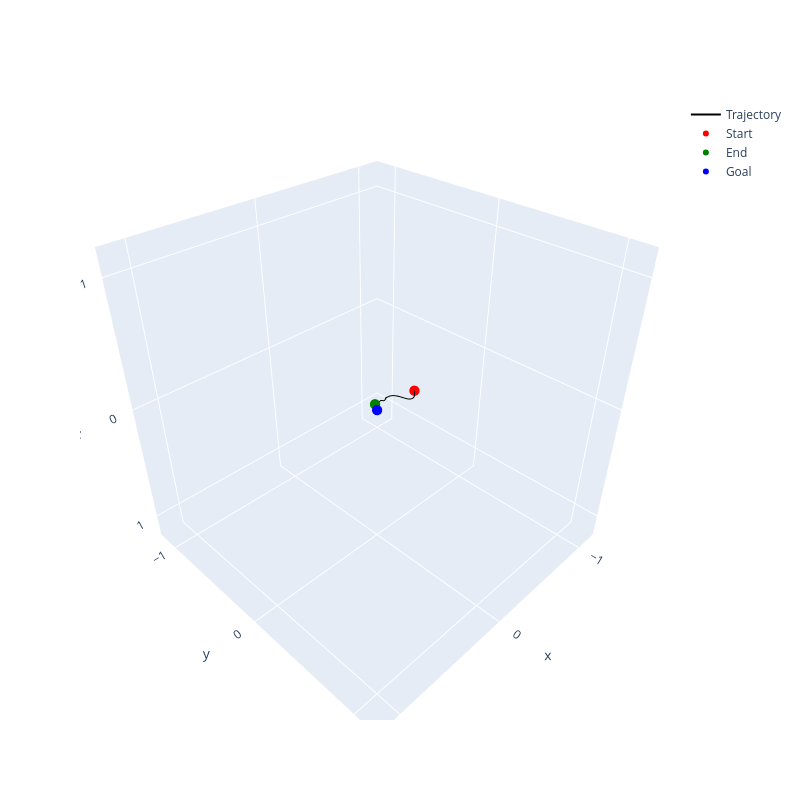

Notebook code for this chart:
### Code cell
# Create figure
fig = go.Figure()

# Trajectory line
fig.add_trace(go.Scatter3d(
    x=states[:, 0],
    y=states[:, 1],
    z=states[:, 2],
    mode='lines',
    line=dict(color='black'),
    name='Trajectory'
))

# Start point
fig.add_trace(go.Scatter3d(
    x=[states[0, 0]],
    y=[states[0, 1]],
    z=[states[0, 2]],
    mode='markers',
    marker=dict(color='red', size=6),
    name='Start'
))

# End point
fig.add_trace(go.Scatter3d(
    x=[states[-1, 0]],
    y=[states[-1, 1]],
    z=[states[-1, 2]],
    mode='markers',
    marker=dict(color='green', size=6),
    name='End'
))

# Goal at origin
fig.add_trace(go.Scatter3d(
    x=[0],
    y=[0],
    z=[0],
    mode='markers',
    marker=dict(color='blue', size=6),
    name='Goal'
))

# Layout
fig.update_layout(
    scene=dict(
        xaxis=dict(title='x', range=[-1.2, 1.2]),
        yaxis=dict(title='y', range=[-1.2, 1.2]),
        zaxis=dict(title='z', range=[1.2, -1.2])  # Inverted Z-axis
    ),
    width=800,
    height=800,
    showlegend=True
)

fig.show()

### Figure 1 — Plotly figure (JSON) as saved in the notebook; plotly's stock layout.template omitted (floating-point values rounded to 4 significant figures; data arrays with more than 128 entries replaced by an {"elided": "..."} marker saying what was removed)
{"data": [{"line": {"color": "black"}, "mode": "lines", "name": "Trajectory", "type": "scatter3d", "x": {"elided": "271 float values"}, "y": {"elided": "271 float values"}, "z": {"elided": "271 float values"}}, {"marker": {"color": "red", "size": 6}, "mode": "markers", "name": "Start", "type": "scatter3d", "x": [-0.4646], "y": [-0.07281], "z": [0.09217]}, {"marker": {"color": "green", "size": 6}, "mode": "markers", "name": "End", "type": "scatter3d", "x": [-0.01239], "y": [-0.0327], "z": [-0.02741]}, {"marker": {"color": "blue", "size": 6}, "mode": "markers", "name": "Goal", "type": "scatter3d", "x": [0], "y": [0], "z": [0]}], "layout": {"height": 800, "scene": {"xaxis": {"range": [-1.2, 1.2], "title": {"text": "x"}}, "yaxis": {"range": [-1.2, 1.2], "title": {"text": "y"}}, "zaxis": {"range": [1.2, -1.2], "title": {"text": "z"}}}, "showlegend": true, "width": 800}}
